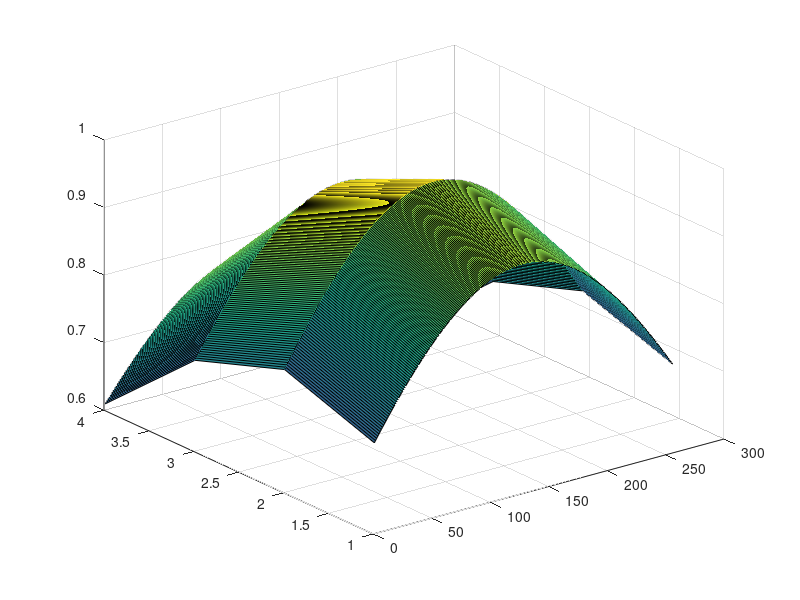

MATLAB code to generate this figure:
close all;
clear all;
clc;


x=[1:4];
y=[1:256];
aspect=1/64;

for(i=[1:4])
    for(n=[1:256])
        z(i,n)=exp(-((x(i)-2)*(x(i)-2)+(aspect^2)*(y(n)-128)*(y(n)-128))/(4^2));
    end
end

surf(z)